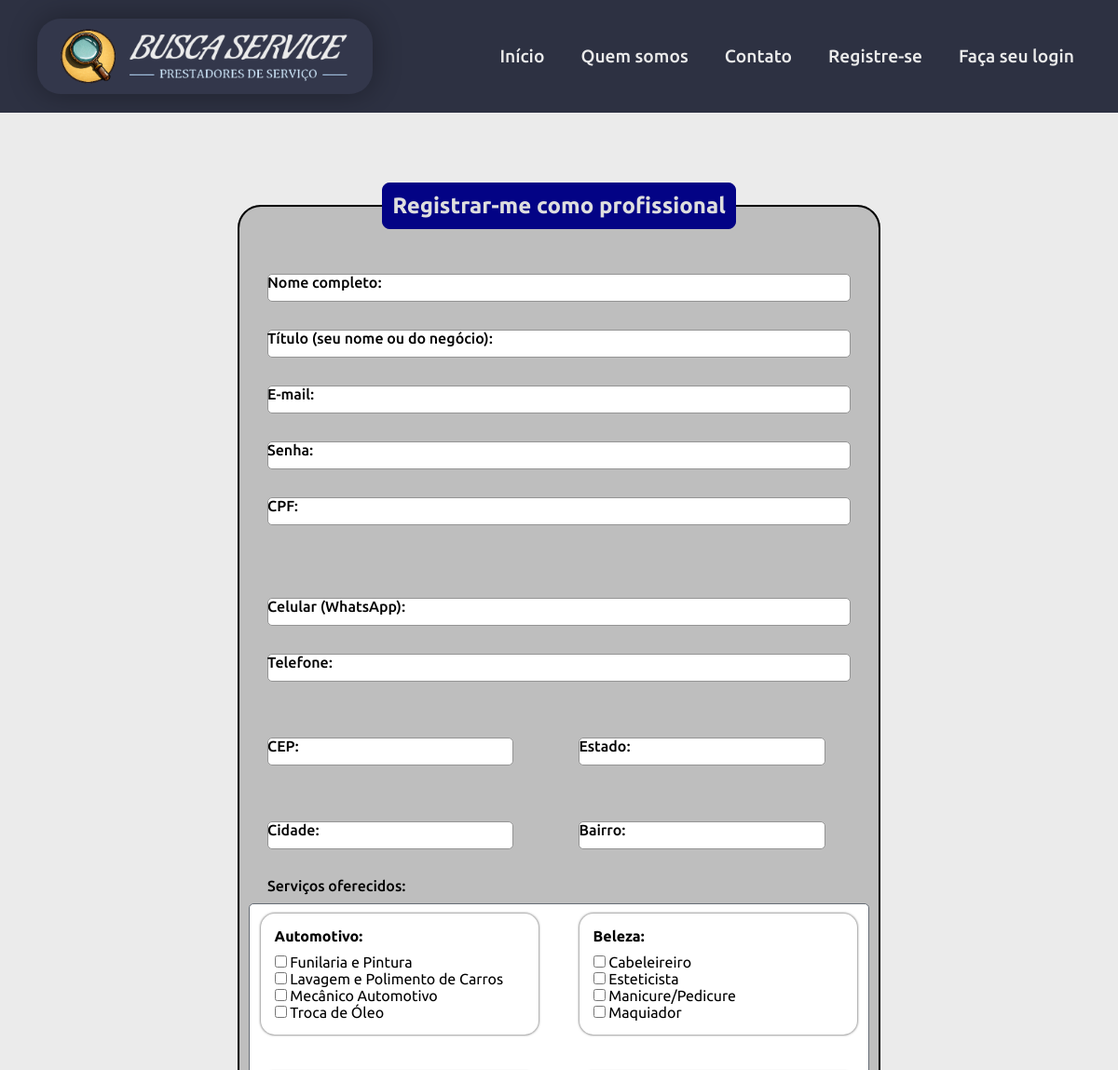
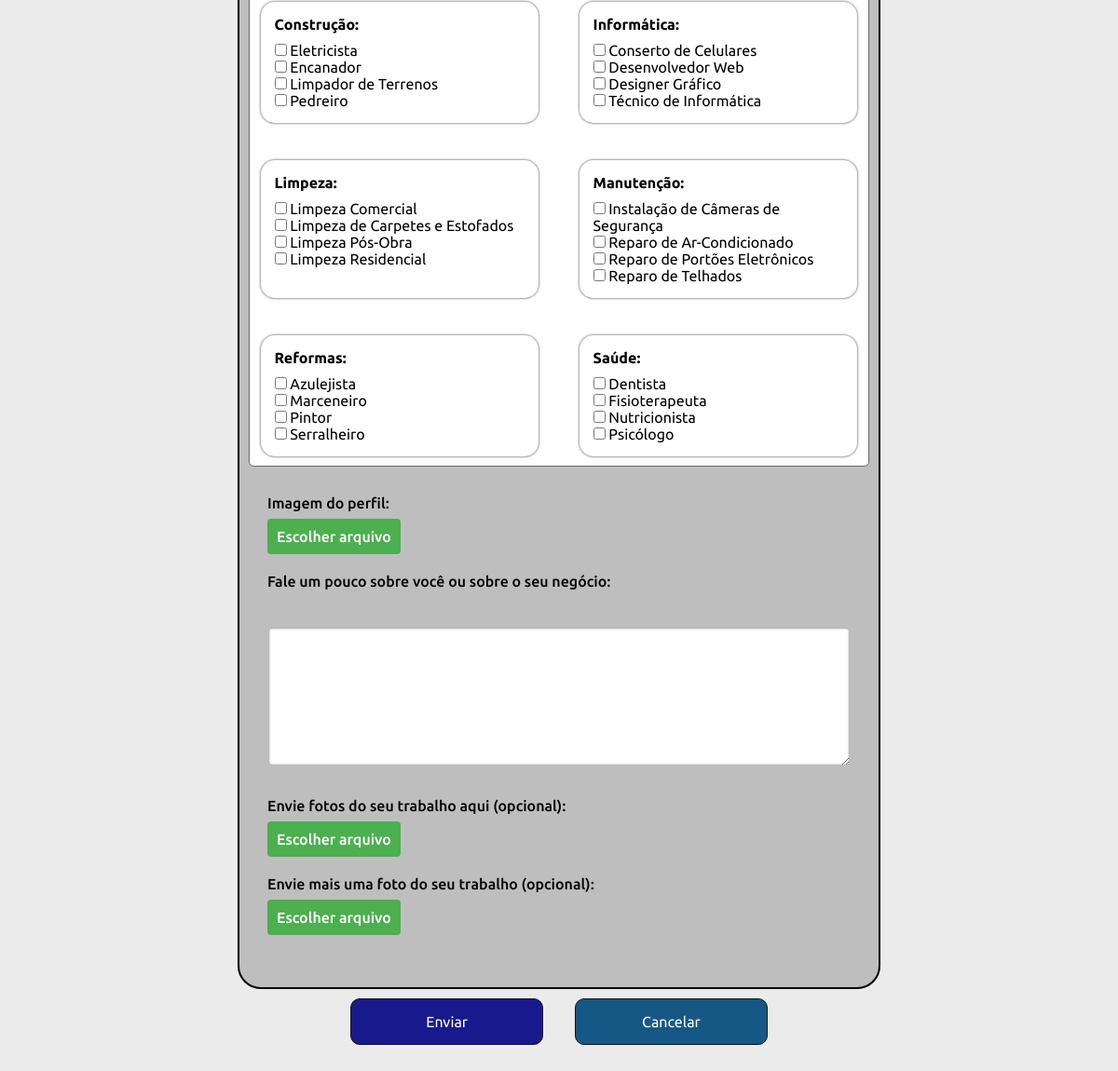
/app/views/cadastra_pro.php, run on the app's committed database (2 pictures, top to bottom).
### tables this page shows
CREATE TABLE servico(
  idserv INT(11) NOT NULL AUTO_INCREMENT,
  nome VARCHAR(45) NOT NULL,
  categoria VARCHAR(45) NOT NULL,
  status TINYINT(1) NOT NULL DEFAULT 1 COMMENT '\"0\" = Inativo / \"1\" = Ativo',
  dataregserv DATETIME NOT NULL DEFAULT CURRENT_TIMESTAMP(),
  PRIMARY KEY (idserv)
    );

### app/views/cadastra_pro.php (the view, shortened to what this page needs)
<?php
require_once 'layouts/site/header.php';
require_once 'layouts/site/menu.php';
$query = "SELECT * FROM `busca_service`.`servico` ORDER BY categoria, nome";
$dbh = Conexao::getInstance();
$stmt = $dbh->prepare($query);
$stmt->execute();
$rows = $stmt->fetchAll(PDO::FETCH_ASSOC);
?>
<body>
    <main class="bg_form">
        <div class="main_opc">
            <section>
                <form action="" method="post" class="box" enctype="multipart/form-data" id="formulario_img">
                    <fieldset class="main_form">
                        <legend><b>Registrar-me como profissional</b></legend>
                        <br>
                        <div class="dadosPessoais">
                            <div class="inputBox">
                                <input type="text" name="nome" id="nome" class="inputUser" required>
                                <label for="nome" class="labelInput">Nome completo:</label>
                            </div>
                            <div class="inputBox">
                                <input type="text" name="titulo" id="titulo" class="inputUser" required>
                                <label for="titulo" class="labelInput">Título (seu nome ou do negócio):</label>
                            </div>
                            <div class="inputBox">
                                <input type="email" name="email" id="email" class="inputUser" required>
                                <label for="email" class="labelInput">E-mail:</label>
                            </div>
                            <div class="inputBox">
                                <input type="password" name="senha" id="senha" class="inputUser" required>
                                <label for="senha" class="labelInput">Senha:</label>
                            </div>
                            <div class="inputBox">
                                <input type="text" name="cpf" id="cpf" class="inputUser" required>
                                <label for="cpf" class="labelInput">CPF:</label>
                            </div>
                            <br>
                            <div class="inputBox">
                                <input type="tel" name="telefone" id="telefone-whatsapp" class="inputUser" minlength="14" maxlength="14" required>
                                <label for="telefone-whatsapp" class="labelInput">Celular (WhatsApp):</label>
                            </div>
                            <div class="inputBox">
                                <input type="tel" name="telefone2" id="telefone-geral" class="inputUser" minlength="14" maxlength="14" required>
                                <label for="telefone-geral" class="labelInput">Telefone:</label>
                            </div>
                        </div>
                        <div class="endereco">
                            <div class="inputBox">
                                <input type="text" id="cep" name="cep" class="inputUser" maxlength="8" minlength="8" required>
                                <label for="cep" class="labelInput">CEP:</label><br>
                            </div>
                            <div class="inputBox">
                                <input type="text" name="estado" id="estado" class="inputUser" required>
                                <label for="uf" class="labelInput">Estado:</label>
                            </div>
                            <div class="inputBox">
                                <input type="text" name="cidade" id="cidade" class="inputUser" required>
                                <label for="cidade" class="labelInput">Cidade:</label>
                            </div>
                            <div class="inputBox">
                                <input type="text" name="bairro" id="bairro" class="inputUser" required>
                                <label for="bairro" class="labelInput">Bairro:</label>
                            </div>
                        </div>
                        <label for="servicos" class="servicos_oferecidos">Serviços oferecidos:</label>
                        <div class="seleciona_servicos">
                            <div class="servicos_lista">
                                <?php
                                $servicesByCategory = [];
                                if (isset($servicesByCategory['null'])) {
                                    echo "<spam class='nenhum_servico'>Nenhum serviço cadastrado no sistema.<spam>";
                                } else {
                                    foreach ($rows as $row) {
                                        $categoria = $row['categoria'];
                                        $idserv = $row['idserv'];
                                        $nome = $row['nome'];
                                        $servicesByCategory[$categoria][] = array('idserv' => $idserv, 'nome' => $nome);
                                    }
                                    foreach ($servicesByCategory as $categoria => $servicos) {
                                        echo "<div class='categoria_servicos'>";
                                        echo "<p><b>$categoria:</b></p>";
                                        echo "<ul>";
                                        foreach ($servicos as $servico) {
                                            $idserv = $servico['idserv'];
                                            $nome = $servico['nome'];
                                            echo "<li><input type='checkbox' name='servico[]' value='$idserv' id='servico_$idserv'> <label for='servico_$idserv'>$nome</label></li>";
                                        }
                                        echo "</ul>";
                                        echo "</div>";
                                    }
                                }
                                ?>
                            </div>
                        </div>
                        <div class="inputBox">
                            <label for="fotoprin" class="labelInput">Imagem do perfil:</label>
                            <p><br><br>
                                <label for="fotoprin" class="fileInputLabel">Escolher arquivo</label>
                            </p>
                        </div>
                        <div class="inputBox">
                            <label for="field_conteudo" class="labelInput">Fale um pouco sobre você ou sobre o seu negócio:</label><br>
                            <textarea class="descricao" id="field_conteudo" name="descricao" rows="6" required></textarea>
                        </div>
                        <div class="inputBox">
                            <label for="fotosec" class="labelInput">Envie fotos do seu trabalho aqui
                                (opcional):</label>
                            <p><br><br>
                                <label for="fotosec" class="fileInputLabel">Escolher arquivo</label>
                            </p>
                        </div>
                        <div class="inputBox">
                            <label for="fotosec2" class="labelInput">Envie mais uma foto do seu trabalho
                                (opcional):</label>
                            <p><br><br>
                                <label for="fotosec2" class="fileInputLabel">Escolher arquivo</label>
                            </p>
                        </div>
                        <br><br>
                    </fieldset>
                    <div class="btn_alinhamento">
                        <button type="submit" id="submit" value="Enviar" name="salvar">Enviar</button>
                        <a href="index.php">
                            <button type="button" id="cancel" value="Cancelar" name="cancelar">Cancelar</button>
                        </a>
                    </div>
                </form>
            </section>
        </div>
    </main>
</body>
</html>

### app/views/layouts/site/header.php (shortened to what this page needs)
<!DOCTYPE html>
<html lang="pt-br">
<head>
    <link rel="stylesheet" href="assets/css/boot.css" type="text/css">
    <link rel="stylesheet" href="assets/css/style.css" type="text/css">
    <link rel="stylesheet" href="assets/css/fonticon.css" type="text/css">
    <link rel="stylesheet" href="assets/css/login.css" type="text/css">
    <link rel="stylesheet" href="assets/css/lista.css" type="text/css">
    <link rel="stylesheet" href="assets/css/formulario.css" type="text/css">
    <link rel="stylesheet" href="assets/css/footer_links.css" type="text/css">
    <link rel="stylesheet" href="assets/css/contato.css" type="text/css">
    <link rel="stylesheet" href="assets/css/resultado.css" type="text/css">
    <link rel="stylesheet" href="assets/css/perfil_cli.css" type="text/css">
    <link rel="stylesheet" href="assets/css/avaliacao.css" type="text/css">
    <link href="assets/css/modal.css" rel="stylesheet">
</head>
<body>

### app/views/layouts/site/menu.php (shortened to what this page needs)
<section>
    <header class="navbar">
        <div class="main-navbar">
            <a class="main-navbar-logo-nome" href="index.php">
                <img class="imagem" src="assets/img/logomarca20_bs.png" alt="Busca Service" title="Busca Service" width="350">
            </a>
            <nav>
                <ul class="navmenu">
                    <li><a href="index.php" class="navmenu_index">Início</a></li>
                    <li><a href="quem_somos.php" class="navmenu_index">Quem somos</a></li>
                    <li><a href="contato.php" class="navmenu_index">Contato</a></li>
                    <?php
                    if (isset($_SESSION['usuario']) && isset($_SESSION['usuario']['perfil']) && $_SESSION['usuario']['perfil'] == 'ADM') {
                        echo "<li><a href='usuario_admin.php' class='navmenu_index'>Admin</a></li>";
                        echo "<li><a href='logout.php' class='navmenu_index'>Sair</a></li>";
                    } else {
                        echo "<li class='dropdown'>";
                        echo "<span class='navmenu_index dropdown-toggle'>Registre-se</span>";
                        echo "</li>";
                        echo "<li><a href='#' class='navmenu_index modal-link'>Faça seu login</a>";
                    }
                    ?>
                </ul>
            </nav>
        </div>
    </header>
</section>

### app/views/assets/css/boot.css (style rules this page uses)
* { padding: 0; margin: 0; box-sizing: border-box; text-decoration: none; font-size: 1em; font-family: 'Ubuntu', sans-serif; }

### app/views/assets/css/style.css (style rules this page uses)
html { height: 100%; min-height: 100%; }
body { display: flex; flex-direction: column; min-height: 100%; }
.main-navbar { display: flex; justify-content: space-between; padding: 20px 40px; background-color: #2d3142; align-items: center; flex-direction: row; flex-wrap: wrap; gap: 30px; }
.main-navbar-logo-nome { display: flex; background-color: #33374b; align-items: center; text-decoration: none; color: #ebebeb; border-radius: 25px; -webkit-box-shadow: 0px 0px 31px 0px rgba(0, 0, 0, 0.33); -moz-box-shadow: 0px 0px 31px 0px rgba(0, 0, 0, 0.33); box-shadow: 0px 0px 31px 0px rgba(0, 0, 0, 0.33); transition: transform 0.3s ease; }
.imagem { border: 0px solid black; margin-right: 5px; margin-left: 5px; padding: 10px; }
.navmenu { list-style: none; display: flex; gap: 25px; font-weight: 500; }
.navmenu li { display: flex; align-items: center; }
.navmenu_index { font-size: 1.2em; text-decoration: none; color: #ebebeb; padding: 7px; border-radius: 5px; transition: all 0.5s ease; cursor: pointer; }
.dropdown { position: relative; }
.categoria_servicos { padding: 15px; border-radius: 15px; -webkit-box-shadow: 0px 0px 6px 3px rgba(138, 138, 138, 0.84); -moz-box-shadow: 0px 0px 6px 3px rgba(138, 138, 138, 0.84); box-shadow: 0px 0px 2px 1px rgba(138, 138, 138, 0.84); transition: all 0.5s ease; }
.categoria_servicos p { margin-bottom: 10px; }

### app/views/assets/css/formulario.css (style rules this page uses)
.box { margin: 5% auto; color: rgb(0, 0, 0); position: relative; padding: 15px; width: 60%; }
.box fieldset { background-color: #bebebe; border-radius: 25px; border: 2px solid #000; }
.bg_form { background-color: #ebebeb; }
legend { border: 1px solid rgb(3, 3, 133); padding: 10px; text-align: center; background-color: rgb(3, 3, 133); border-radius: 8px; font-size: 1.5em; color: #dedede; }
.endereco { display: flex; flex-wrap: wrap; }
.endereco .inputBox { width: 40%; box-sizing: border-box; padding-right: 10px; }
.main_form { background-color: #fff; border-radius: 10px; }
.inputBox { position: relative; margin: 30px; font-weight: 500; }
.inputUser { background: none; border: none; border: 1px solid #949494; background-color: #fff; height: 30px; border-radius: 5px; outline: none; color: black; font-size: 1em; width: 100%; letter-spacing: 2px; font-weight: 300; }
.labelInput { position: absolute; top: 0px; left: 0px; margin-bottom: 10px; pointer-events: none; transition: .5s; }
.fileInputLabel { background-color: #4CAF50; color: white; padding: 10px 10px; border-radius: 4px; cursor: pointer; }
#submit { background-color: rgb(3, 3, 133); width: 30%; border: none; padding: 15px; color: white; font-size: 1em; cursor: pointer; border-radius: 10px; align-items: center; opacity: 0.9; margin-right: 15px; border: 1px solid #000; }
#cancel { background-color: rgb(0, 73, 122); width: 30%; border: none; padding: 15px; color: white; font-size: 1em; cursor: pointer; border-radius: 10px; align-items: center; opacity: 0.9; margin-left: 15px; border: 1px solid #000; }
.btn_alinhamento { width: 100%; text-align: center; margin: 0px auto; margin-top: 10px; }
.seleciona_servicos { border: 0px solid rgb(161, 161, 161); border-radius: 5px; margin: 0px auto; }
.categoria_servicos { width: 45%; margin: 10px auto; }
.categoria_servicos ul { display: inline-block; vertical-align: top; text-decoration: none; }
.servicos_lista { display: flex; margin: 10px 10px; gap: 20px; flex-wrap: wrap; border: 1px solid #bebebe; background-color: #fff; border-radius: 5px; border: 1px solid #656c75; }
.servicos_oferecidos { display: flex; margin-left: 30px; font-weight: 500; }
.servicos_lista ul { list-style-type: none; }
.descricao { width: 100%; height: 150px; padding: 10px; font-size: 14px; border: 1px solid #bebebe; border-radius: 4px; resize: vertical; -webkit-box-shadow: inset 0px 0px 3px 0px rgba(0, 0, 0, 0.75); -moz-box-shadow: inset 0px 0px 3px 0px rgba(0, 0, 0, 0.75); box-shadow: inset 0px 0px 3px 0px rgba(0, 0, 0, 0.75); }

### app/views/assets/css/perfil_cli.css (style rules this page uses)
.descricao { margin-top: 40px; flex-basis: 100%; }
.input_perfil[type="text"], .input_perfil[type="number"], .input_perfil[type="email"], .input_perfil[type="tel"], textarea { padding: 5px; width: 300px; border-radius: 3px; border: 1px solid #ddd; background-color: #fff; }

### data on the page
servico: nome "Funilaria e Pintura"
servico: nome "Lavagem e Polimento de Carros"
servico: nome "Mecânico Automotivo"
servico: nome "Troca de Óleo"
servico: nome "Cabeleireiro"
servico: nome "Esteticista"
servico: nome "Manicure/Pedicure"
servico: nome "Maquiador"
servico: nome "Eletricista"
servico: nome "Encanador"
servico: nome "Limpador de Terrenos"
servico: nome "Pedreiro"
servico: nome "Conserto de Celulares"
servico: nome "Desenvolvedor Web"
servico: nome "Designer Gráfico"
servico: nome "Técnico de Informática"
servico: nome "Limpeza Comercial"
servico: nome "Limpeza de Carpetes e Estofados"
servico: nome "Limpeza Pós-Obra"
servico: nome "Limpeza Residencial"
servico: nome "Instalação de Câmeras de Segurança"
servico: nome "Reparo de Ar-Condicionado"
servico: nome "Reparo de Portões Eletrônicos"
servico: nome "Reparo de Telhados"
servico: nome "Azulejista"
servico: nome "Marceneiro"
servico: nome "Pintor"
servico: nome "Serralheiro"
servico: categoria "Saúde", nome "Psicólogo"
servico: nome "Dentista"
servico: nome "Fisioterapeuta"
servico: nome "Nutricionista"

### other printed values
$categoria "Automotivo"
$categoria "Beleza"
$categoria "Construção"
$categoria "Informática"
$categoria "Limpeza"
$categoria "Manutenção"
$categoria "Reformas"
